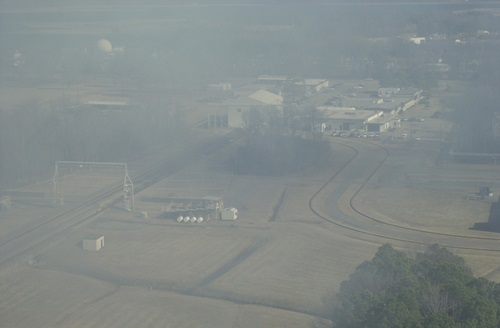
#> input picture cv/Chapter01/sweden_input.jpg, 500 x 328 px
$ python global_histeq.py sweden_input.jpg
#> lines starting #> are read from the running program, lines starting #| are printed output that depends on the picture
#
# Created by Renatus Madrigal on 07/04/2025
#

import matplotlib.pyplot as plt
import numpy as np
import cv2
import argparse
from typing import Union, Optional


def remove_fog(image: Union[str, np.ndarray], output: Optional[str] = None):
    """
    Remove fog from an image using global histogram equalization.

    @param image: Path of the input image or the image itself.
    @param output: Path to save the processed image. If None, the image will be displayed instead.
    """
#> called with image = 'sweden_input.jpg'
    if isinstance(image, str):
        img_rgb: np.ndarray = cv2.imread(image)
#> img_rgb is the input picture: shape (328, 500, 3); mean B, G, R 138.1, 138.6, 130.8
        if img_rgb is None:
            raise ValueError(f"Image not found at {image}")
    elif isinstance(image, np.ndarray):
        img_rgb = image

    if img_rgb.shape[2] == 3:
        # Convert BGR to RGB
        img_rgb = cv2.cvtColor(img_rgb, cv2.COLOR_BGR2RGB)

    R_eq, G_eq, B_eq = map(
        lambda channel: cv2.equalizeHist(channel), cv2.split(img_rgb)
    )
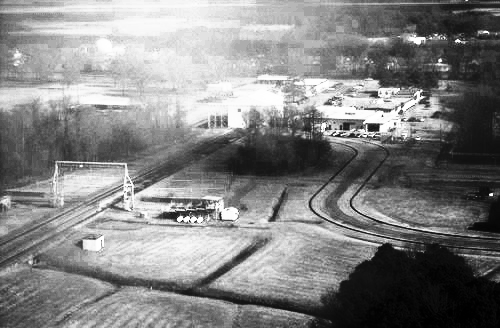
#> R_eq: shape (328, 500); min 0, max 255, mean 131.1
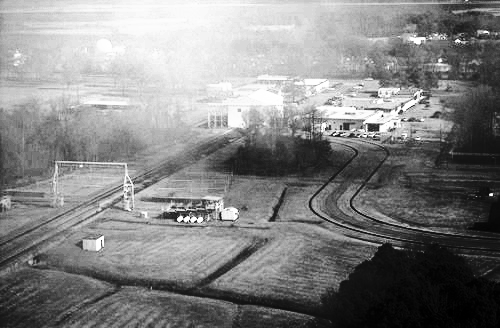
#> G_eq: shape (328, 500); min 0, max 255, mean 130.9
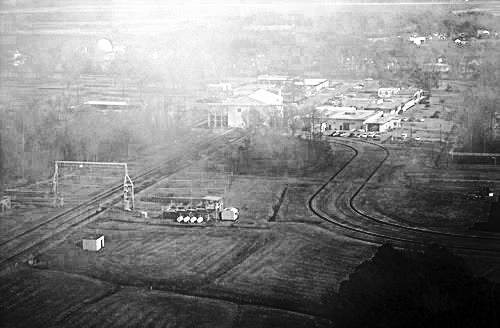
#> B_eq: shape (328, 500); min 0, max 255, mean 130.4

    result = cv2.merge((R_eq, G_eq, B_eq))
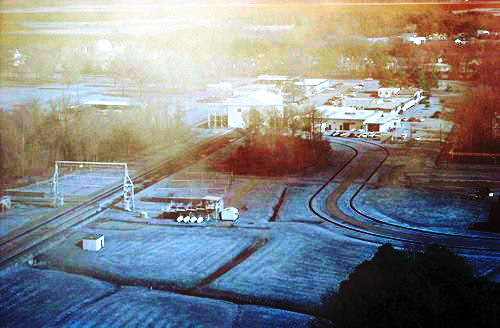
#> result: shape (328, 500, 3); mean of channels 0, 1, 2 131.1, 130.9, 130.4; drawn as B, G, R

    if output is not None:
        cv2.imwrite(output, cv2.cvtColor(result, cv2.COLOR_RGB2BGR))
    else:
        fig, ax = plt.subplots(2, 2, figsize=(12, 6))

        ax[0, 0].imshow(img_rgb)
        ax[0, 0].set_title("Original Image")
        ax[0, 0].axis("off")

        ax[0, 1].imshow(result)
        ax[0, 1].set_title("Fog Removed Image")
        ax[0, 1].axis("off")

        ax[1, 0].hist(img_rgb[:, :, 0].ravel(), bins=256, color="red", alpha=0.5)
        ax[1, 0].hist(img_rgb[:, :, 1].ravel(), bins=256, color="green", alpha=0.5)
        ax[1, 0].hist(img_rgb[:, :, 2].ravel(), bins=256, color="blue", alpha=0.5)
        ax[1, 0].set_title("Original Image Histogram")
        ax[1, 0].set_xlim([0, 255])

        ax[1, 1].hist(result[:, :, 0].ravel(), bins=256, color="red", alpha=0.5)
        ax[1, 1].hist(result[:, :, 1].ravel(), bins=256, color="green", alpha=0.5)
        ax[1, 1].hist(result[:, :, 2].ravel(), bins=256, color="blue", alpha=0.5)
        ax[1, 1].set_title("Fog Removed Image Histogram")
        ax[1, 1].set_xlim([0, 255])

        plt.tight_layout()
        plt.show()
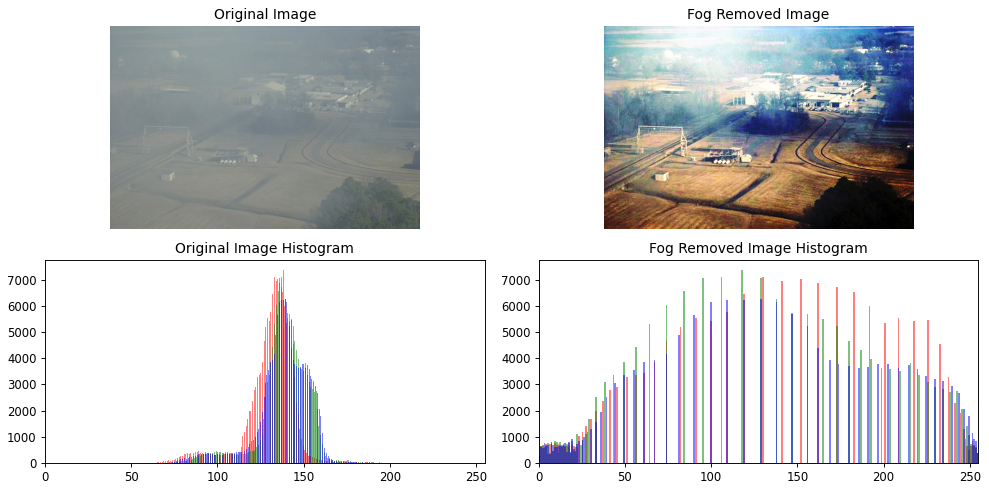
#> figure drawn by matplotlib, 4 panels; panel 3: tallest bar 7132 high, from x = 132.8 to 133.4; panel 3: tallest bar 7404 high, from x = 137.8 to 138.4; panel 3: tallest bar 6277 high, from x = 139 to 139.6; panel 4: tallest bar 7132 high, from x = 129.5 to 130.5


parser = argparse.ArgumentParser(
    description="Remove fog from an image using global histogram equalization."
)
parser.add_argument("image", type=str, help="Path to the input image.")
parser.add_argument(
    "--output",
    type=str,
    default=None,
    help="Path to save the processed image. If not provided, the image will be displayed instead.",
)

if __name__ == "__main__":
    args = parser.parse_args()
    remove_fog(args.image, args.output)
